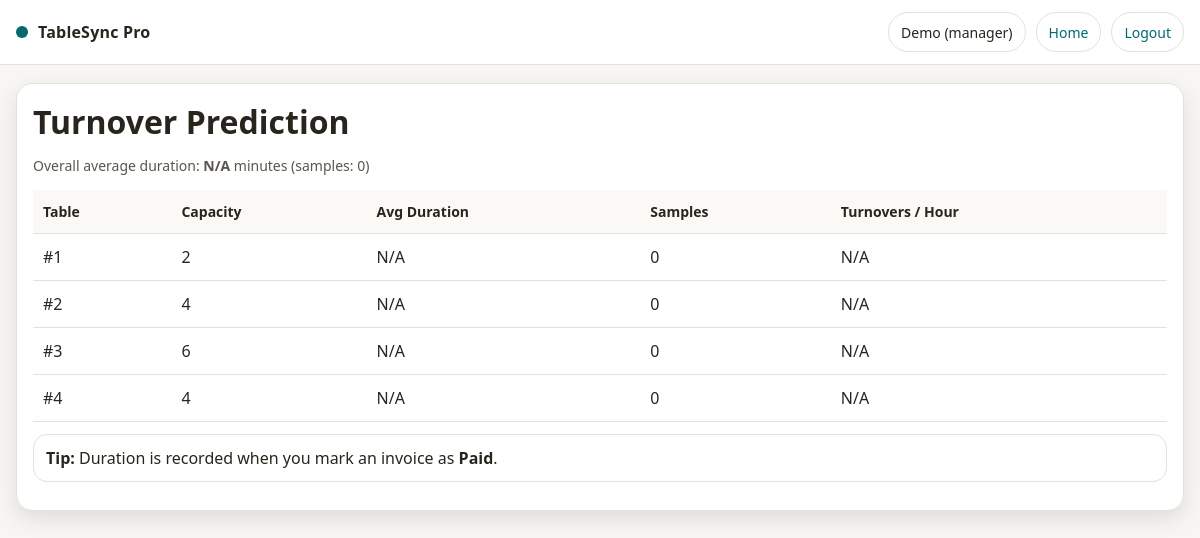
/code/includes/turnover_prediction.php (signed in), run on the app's committed database.
### tables this page shows
CREATE TABLE IF NOT EXISTS Restaurant_Tables (
  table_id INT(11) PRIMARY KEY AUTO_INCREMENT,
  capacity INT(11) NOT NULL,
  status ENUM('Available','Reserved','Occupied') DEFAULT 'Available',
  location VARCHAR(100) NULL
);

### code/includes/turnover_prediction.php (the view, shortened to what this page needs)
<?php
require __DIR__ . '/../config/db.php';
$rows=$pdo->query("SELECT t.table_id, t.capacity, AVG(h.duration_minutes) avg_minutes, COUNT(h.history_id) samples
                   FROM Restaurant_Tables t
                   LEFT JOIN Dining_History h ON h.table_id=t.table_id AND h.duration_minutes IS NOT NULL
                   GROUP BY t.table_id, t.capacity
                   ORDER BY t.table_id")->fetchAll();
$overall=$pdo->query("SELECT AVG(duration_minutes) avg_minutes, COUNT(*) samples
                      FROM Dining_History WHERE duration_minutes IS NOT NULL")->fetch();
$overallAvg=(float)($overall['avg_minutes'] ?? 0);
$overallSamples=(int)($overall['samples'] ?? 0);
?>
<!doctype html>
<html><head>
<title>Turnover Prediction</title><link rel="stylesheet" href="../assets/style.css"></head>
<body>
<div class="nav">
  <div class="brand"><span class="dot"></span> TableSync Pro</div>
  <div class="links">
    <span class="pill"><?php echo htmlspecialchars($_SESSION['first_name'] ?? ''); ?> (<?php echo htmlspecialchars($_SESSION['role'] ?? ''); ?>)</span>
    <a class="pill" href="../pages/dashboard_<?php echo htmlspecialchars($_SESSION['role']); ?>.php">Home</a>
    <a class="pill" href="logout.php">Logout</a>
  </div>
</div>
<div class="container"><div class="card">
  <h1>Turnover Prediction</h1>
  <p class="small">Overall average duration: <b><?php echo $overallAvg ? number_format($overallAvg,1) : 'N/A'; ?></b> minutes (samples: <?php echo $overallSamples; ?>)</p>
  <table class="table">
    <thead><tr><th>Table</th><th>Capacity</th><th>Avg Duration</th><th>Samples</th><th>Turnovers / Hour</th></tr></thead>
    <tbody>
      <?php foreach($rows as $r):
        $avg=(float)($r['avg_minutes'] ?? 0);
        $turn=$avg>0 ? (60.0/$avg) : 0;
      ?>
        <tr>
          <td>#<?php echo (int)$r['table_id']; ?></td>
          <td><?php echo (int)$r['capacity']; ?></td>
          <td><?php echo $avg>0 ? number_format($avg,1) : 'N/A'; ?></td>
          <td><?php echo (int)$r['samples']; ?></td>
          <td><?php echo $avg>0 ? number_format($turn,2) : 'N/A'; ?></td>
        </tr>
      <?php endforeach; ?>
    </tbody>
  </table>
  <div class="alert"><b>Tip:</b> Duration is recorded when you mark an invoice as <b>Paid</b>.</div>
</div></div>
</body></html>

### code/assets/style.css (style rules this page uses)
:root { --teal:#01696f; --bg:#f7f6f2; --text:#28251d; --card:#ffffff; --line:#e4e1d8; --shadow:0 8px 22px rgba(0,0,0,.10); --green:#2e7d32; --orange:#ef6c00; --red:#c62828; --grey:#6b6b6b; --tap:48px; --radius:16px; }
* { box-sizing:border-box; }
html,body { height:100%; }
body { margin:0; font-family:system-ui,-apple-system,Segoe UI,Roboto,Arial,sans-serif; background:var(--bg); color:var(--text); -webkit-font-smoothing:antialiased; -moz-osx-font-smoothing:grayscale; }
a { color:var(--teal); text-decoration:none; }
.nav { position:sticky; top:0; z-index:10; background:#fff; border-bottom:1px solid var(--line); padding:12px 16px; display:flex; align-items:center; justify-content:space-between; gap:12px; }
.nav .brand { display:flex; align-items:center; gap:10px; font-weight:900; letter-spacing:.2px; }
.nav .brand .dot { width:12px; height:12px; background:var(--teal); border-radius:50%; display:inline-block; }
.nav .links { display:flex; flex-wrap:wrap; gap:10px; align-items:center; }
.nav .pill { display:inline-flex; align-items:center; justify-content:center; min-height:40px; padding:8px 12px; border:1px solid var(--line); border-radius:999px; background:#fff; font-size:14px; }
.container { max-width:1200px; margin:18px auto; padding:0 16px 84px; }
.card { background:var(--card); border:1px solid var(--line); border-radius:var(--radius); box-shadow:var(--shadow); padding:16px; }
h1,h2,h3 { margin:0 0 12px 0; }
.small { color:#5a564d; font-size:14px; line-height:1.35; }
.table { width:100%; border-collapse:collapse; }
.table th,.table td { padding:12px 10px; border-bottom:1px solid var(--line); text-align:left; vertical-align:middle; }
.table th { background:#faf9f6; font-size:14px; position:sticky; top:64px; z-index:5; }
.alert { padding:12px 12px; border-radius:14px; border:1px solid var(--line); background:#fff; margin:12px 0; }

### data on the page
restaurant_tables: table_id "1", capacity "2", samples "0"
restaurant_tables: table_id "2", capacity "4", samples "0"
restaurant_tables: table_id "3", capacity "6", samples "0"
restaurant_tables: table_id "4", capacity "4", samples "0"

### other printed values
$_SESSION['first_name'] "Demo"
$_SESSION['role'] "manager"
$overallSamples "0"
